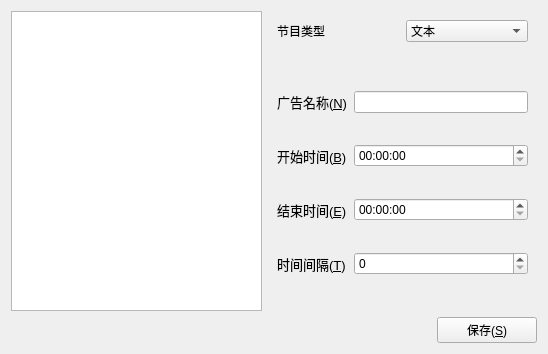
<?xml version="1.0" encoding="UTF-8"?>
<ui version="4.0">
 <class>XMLEditDialog</class>
 <widget class="QDialog" name="XMLEditDialog">
  <property name="geometry">
   <rect>
    <x>0</x>
    <y>0</y>
    <width>548</width>
    <height>354</height>
   </rect>
  </property>
  <property name="minimumSize">
   <size>
    <width>0</width>
    <height>0</height>
   </size>
  </property>
  <property name="windowTitle">
   <string>编辑</string>
  </property>
  <layout class="QGridLayout" name="gridLayout">
   <item row="0" column="0" rowspan="2">
    <widget class="QTreeWidget" name="sceneTreeWidget">
     <property name="editTriggers">
      <set>QAbstractItemView::AnyKeyPressed|QAbstractItemView::EditKeyPressed</set>
     </property>
     <attribute name="headerVisible">
      <bool>false</bool>
     </attribute>
     <column>
      <property name="text">
       <string>浏览</string>
      </property>
     </column>
    </widget>
   </item>
   <item row="0" column="1">
    <widget class="QWidget" name="adTypeWidget" native="true">
     <property name="sizePolicy">
      <sizepolicy hsizetype="Preferred" vsizetype="Preferred">
       <horstretch>0</horstretch>
       <verstretch>0</verstretch>
      </sizepolicy>
     </property>
     <layout class="QGridLayout" name="gridLayout_4">
      <item row="0" column="0">
       <layout class="QHBoxLayout" name="typeLayout">
        <item>
         <widget class="QLabel" name="adTypeLabel">
          <property name="text">
           <string>节目类型</string>
          </property>
         </widget>
        </item>
        <item>
         <widget class="QComboBox" name="adTypeComboBox">
          <item>
           <property name="text">
            <string>文本</string>
           </property>
          </item>
          <item>
           <property name="text">
            <string>图片</string>
           </property>
          </item>
          <item>
           <property name="text">
            <string>视频</string>
           </property>
          </item>
         </widget>
        </item>
       </layout>
      </item>
     </layout>
    </widget>
   </item>
   <item row="1" column="1">
    <widget class="QStackedWidget" name="tabWidget">
     <property name="currentIndex">
      <number>0</number>
     </property>
     <widget class="QWidget" name="page">
      <layout class="QGridLayout" name="gridLayout_2">
       <item row="0" column="0">
        <widget class="QLabel" name="adNameLabel">
         <property name="font">
          <font>
           <pointsize>10</pointsize>
          </font>
         </property>
         <property name="text">
          <string>广告名称(&amp;N)</string>
         </property>
         <property name="buddy">
          <cstring>adNameLineEdit</cstring>
         </property>
        </widget>
       </item>
       <item row="0" column="1">
        <widget class="QLineEdit" name="adNameLineEdit"/>
       </item>
       <item row="1" column="0">
        <widget class="QLabel" name="beginTimeLabel">
         <property name="font">
          <font>
           <pointsize>10</pointsize>
          </font>
         </property>
         <property name="text">
          <string>开始时间(&amp;B)</string>
         </property>
         <property name="buddy">
          <cstring>beginTimeEdit</cstring>
         </property>
        </widget>
       </item>
       <item row="1" column="1">
        <widget class="QTimeEdit" name="beginTimeEdit"/>
       </item>
       <item row="2" column="0">
        <widget class="QLabel" name="endTimeLabel">
         <property name="font">
          <font>
           <pointsize>10</pointsize>
          </font>
         </property>
         <property name="text">
          <string>结束时间(&amp;E)</string>
         </property>
         <property name="buddy">
          <cstring>endTimeEdit</cstring>
         </property>
        </widget>
       </item>
       <item row="2" column="1">
        <widget class="QTimeEdit" name="endTimeEdit"/>
       </item>
       <item row="3" column="0">
        <widget class="QLabel" name="intervalLabel">
         <property name="font">
          <font>
           <pointsize>10</pointsize>
          </font>
         </property>
         <property name="text">
          <string>时间间隔(&amp;T)</string>
         </property>
         <property name="buddy">
          <cstring>intervalSpinBox</cstring>
         </property>
        </widget>
       </item>
       <item row="3" column="1">
        <widget class="QSpinBox" name="intervalSpinBox">
         <property name="maximum">
          <number>60</number>
         </property>
        </widget>
       </item>
      </layout>
     </widget>
     <widget class="QWidget" name="page_2">
      <layout class="QGridLayout" name="gridLayout_3">
       <item row="0" column="0">
        <widget class="QLabel" name="pathLabel">
         <property name="text">
          <string>路径(&amp;P)</string>
         </property>
         <property name="buddy">
          <cstring>filePathLineEdit</cstring>
         </property>
        </widget>
       </item>
       <item row="1" column="0">
        <layout class="QHBoxLayout" name="browseLayout">
         <property name="spacing">
          <number>0</number>
         </property>
         <item>
          <widget class="QLineEdit" name="filePathLineEdit"/>
         </item>
         <item>
          <widget class="QPushButton" name="browseFileButton">
           <property name="sizePolicy">
            <sizepolicy hsizetype="Fixed" vsizetype="Fixed">
             <horstretch>0</horstretch>
             <verstretch>0</verstretch>
            </sizepolicy>
           </property>
           <property name="maximumSize">
            <size>
             <width>30</width>
             <height>22</height>
            </size>
           </property>
           <property name="text">
            <string notr="true">...</string>
           </property>
          </widget>
         </item>
        </layout>
       </item>
       <item row="5" column="0">
        <widget class="QTextEdit" name="textEdit"/>
       </item>
       <item row="4" column="0">
        <widget class="QLabel" name="textLabel">
         <property name="text">
          <string>文本(&amp;T)</string>
         </property>
         <property name="buddy">
          <cstring>textEdit</cstring>
         </property>
        </widget>
       </item>
       <item row="2" column="0">
        <widget class="QLabel" name="webLabel">
         <property name="text">
          <string>网页(&amp;W)</string>
         </property>
         <property name="buddy">
          <cstring>textEdit</cstring>
         </property>
        </widget>
       </item>
       <item row="3" column="0">
        <widget class="QLineEdit" name="webLineEdit"/>
       </item>
      </layout>
     </widget>
    </widget>
   </item>
   <item row="2" column="0" colspan="2">
    <layout class="QHBoxLayout" name="horizontalLayout">
     <item>
      <spacer name="horizontalSpacer">
       <property name="orientation">
        <enum>Qt::Horizontal</enum>
       </property>
       <property name="sizeHint" stdset="0">
        <size>
         <width>40</width>
         <height>20</height>
        </size>
       </property>
      </spacer>
     </item>
     <item>
      <widget class="QPushButton" name="OKButton">
       <property name="minimumSize">
        <size>
         <width>100</width>
         <height>0</height>
        </size>
       </property>
       <property name="text">
        <string>保存(&amp;S)</string>
       </property>
      </widget>
     </item>
    </layout>
   </item>
  </layout>
 </widget>
 <tabstops>
  <tabstop>sceneTreeWidget</tabstop>
  <tabstop>adTypeComboBox</tabstop>
  <tabstop>adNameLineEdit</tabstop>
  <tabstop>beginTimeEdit</tabstop>
  <tabstop>endTimeEdit</tabstop>
  <tabstop>intervalSpinBox</tabstop>
  <tabstop>OKButton</tabstop>
  <tabstop>filePathLineEdit</tabstop>
  <tabstop>browseFileButton</tabstop>
  <tabstop>textEdit</tabstop>
 </tabstops>
 <resources/>
 <connections/>
</ui>
